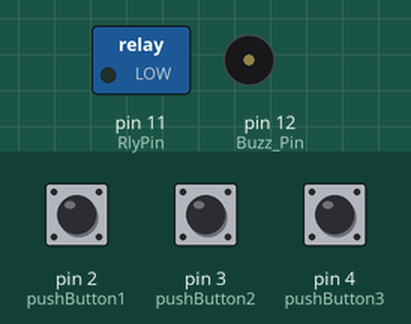
This sketch was run on a simulated Arduino Leonardo, built with avr-gcc and run on an emulated ATmega32U4. On the bench: switched loads named in the sketch (green lamp = pin HIGH), buzzer (waves = sounding, pin HIGH). The test bench sets the inputs (shaded band); at power-on: pin 2 (pushButton1) HIGH, pin 3 (pushButton2) HIGH, pin 4 (pushButton3) HIGH. The local clock reads 2024-03-15 10:24:30 at power-on unless the sketch sets it; what the sketch prints to the serial monitor is not drawn.

Above: at 1.8 s.
1.9 s: pin 2 (pushButton1) pulled LOW for 3.2 s
At 2.8 s:
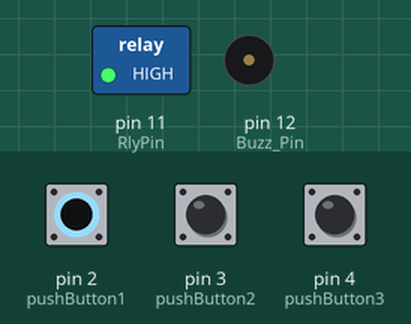
7.5 s: pin 3 (pushButton2) pulled LOW for 0.6 s
9.6 s: pin 4 (pushButton3) pulled LOW for 3.2 s
At 13.9 s:
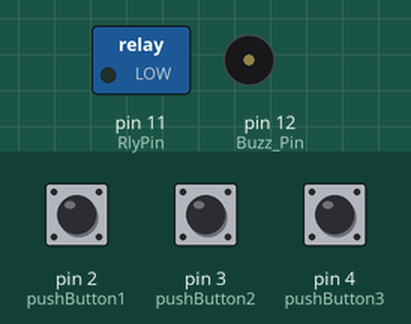
14.3 s: pin 2 (pushButton1) driven LOW and pin 3 (pushButton2) driven LOW
16.6 s: pin 3 (pushButton2) driven HIGH
At 17.4 s:
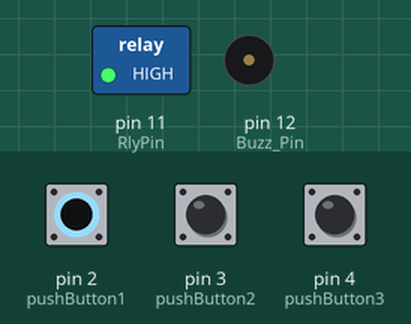
19.6 s: pin 4 (pushButton3) pulled LOW for 0.6 s
At 20.4 s:
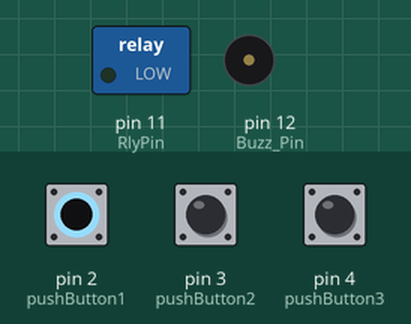
Timing chart, 0 to 22.6 s (numbered marks = the images above; inputs shaded):
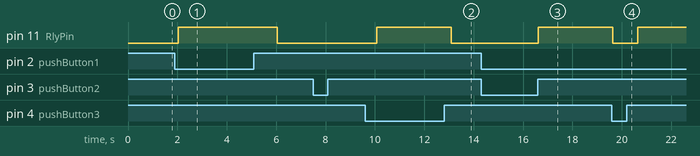

The sketch:

Smart_Timer_For_Liquid_Electronic_Mosquito_Repellents.ino
```cpp
//Smart Timer For Liquid Electronic Mosquito Repellents

// Date and time functions using a DS1307 RTC connected via I2C and Wire lib
#include <Wire.h>
#include "RTClib.h"
RTC_DS1307 RTC;
const int RlyPin =  11;      // the number of the RELAY pin
const int Buzz_Pin =  12;      // the number of the buzzer
//int RelayState = 0;

int pushButton1 = 2;
int pushButton2 = 3;
int pushButton3 = 4;
//int even = now.hour();

RTC_DS1307 rtc;
char daysOfTheWeek[7][12] = {"Sunday", "Monday", "Tuesday", "Wednesday", "Thursday", "Friday", "Saturday"};

void setup () {
  pinMode(RlyPin, OUTPUT);// initialize the RELAY pin as an output:
  pinMode(Buzz_Pin, OUTPUT);// initialize the  buzzer as an output:

  pinMode(pushButton1, INPUT);
  pinMode(pushButton2, INPUT);
  pinMode(pushButton3, INPUT);

  while (!Serial); // for Leonardo/Micro/Zero
  Serial.begin(9600);
  if (! rtc.begin()) {
    Serial.println("Couldn't find RTC");
    while (1);
  }
  if (! rtc.isrunning()) {
    Serial.println("RTC is NOT running!");
    // following line sets the RTC to the date & time this sketch was compiled
    rtc.adjust(DateTime(F(__DATE__), F(__TIME__)));
    // This line sets the RTC with an explicit date & time, for example to set
    // july 21, 2021 at 10:00 am )
    //rtc.adjust(DateTime(2021, 7, 21, 10, 0, 0));
  }
}

void loop () {
  DateTime now = rtc.now();

  int buttonState1 = digitalRead(pushButton1); // print out the state of the button:
  int buttonState2 = digitalRead(pushButton2); // print out the state of the button:
  int buttonState3 = digitalRead(pushButton3); // print out the state of the button:


  if (buttonState1 == LOW  && buttonState2 ==  LOW && buttonState3 == LOW) {
    Serial.print("mode ONE ACTIVATED : ");
  }
  if (buttonState1 == LOW  && buttonState2 ==  LOW && buttonState3 == HIGH) {
    Serial.print("mode TWO  ACTIVATED : ");
  }
  if (buttonState1 == LOW  && buttonState2 ==  HIGH && buttonState3 == LOW) {
    Serial.print("mode THREE   ACTIVATED : ");
  }
  if (buttonState1 == LOW && buttonState2 ==  HIGH && buttonState3 == HIGH) {
    Serial.print("mode FOUR  ACTIVATED : ");
  }
  if (buttonState1 == HIGH  && buttonState2 ==  LOW && buttonState3 == LOW) {
    Serial.print("mode FIVE   ACTIVATED : ");
  }
  if (buttonState1 == HIGH  && buttonState2 ==  LOW && buttonState3 == HIGH) {
    Serial.print("mode SIX   ACTIVATED : ");
  }
  if (buttonState1 == HIGH  && buttonState2 ==  HIGH && buttonState3 == LOW) {
    Serial.print("mode SEVEN   ACTIVATED : ");
  }
                                              // / / / ///   mode 1 // 6AM -6PM OFF   ///6PM-6AM ON //// NIGHT MODE

  int even = now.hour();
  even %= 2;
  if (((( now.hour()) >= 18 ) &&  ( now.hour()) <= 23 )  && (buttonState1 == LOW  && buttonState2 ==  LOW && buttonState3 == LOW)) ////
  {
    digitalWrite(RlyPin, HIGH);
    delay(500);
    Serial.print("mode ONE  RUNNING : ");
  }
  if (((( now.hour()) >= 0 ) &&  ( now.hour()) <= 6 )  && (buttonState1 == LOW  && buttonState2 ==  LOW && buttonState3 == LOW)) //
  {

    digitalWrite(RlyPin, HIGH);
    delay(500);
    Serial.print("mode ONE  RUNNING : ");
  }

  // / / / ///   mode 2 //6AM -6PM OFF   ///6PM-23:59pM ON ////00:00 to 6am toggle for every hour//// NIGHT MODE TOGGLE

  if (((( now.hour()) >= 18 ) &&  ( now.hour()) <= 23 )  && (buttonState1 == LOW  && buttonState2 ==  LOW && buttonState3 == HIGH)) ////
  {

    digitalWrite(RlyPin, HIGH);
    delay(500);
    Serial.print("mode TWO  RUNNING : ");
  }

  if (((( now.hour()) >= 00 ) &&  ( now.hour()) <= 6 )  && (buttonState1 == LOW  && buttonState2 ==  LOW && buttonState3 == HIGH && (even == 0  ))) //
  {
    digitalWrite(RlyPin, HIGH);
    delay(500);
    Serial.print("mode TWO  RUNNING : ");
  }
  // / / / ///   mode 3 ////6AM -6PM OFF   ///6PM-23:59pM ON ////00:00 to 6am toggle for every hour//// NIGHT MODE TOGGLE with buzzer at 05:59:55 sec

  if (((( now.hour()) >= 18 ) &&  ( now.hour()) <= 23 )  && (buttonState1 == LOW  && buttonState2 ==  HIGH && buttonState3 == LOW)) //
  {
    digitalWrite(RlyPin, HIGH);
    delay(500);
    Serial.print("mode THREE  RUNNING : ");
  }


  if (((( now.hour()) >= 00 ) &&  ( now.hour()) <= 6 )  && (buttonState1 == LOW  && buttonState2 ==  HIGH && buttonState3 == LOW && (even == 0  ))) ///
  {

    digitalWrite(RlyPin, HIGH);
    delay(500);
    Serial.print("mode THREE  RUNNING : ");
  }
  if (((((( now.second()) >= 55 ) &&  ( now.second()) <= 60 ) &&  ( now.hour()) == 5 ) &&  ( now.minute()) == 59 )  && (buttonState1 == LOW  && buttonState2 ==  HIGH && buttonState3 == LOW  )) //
  {

    digitalWrite(Buzz_Pin, HIGH);
    delay(500);
    Serial.print("mode THREE  RUNNING : ");
  }
  // / / / ///   mode 4 // office mode// 10AM -18PM on   ///18PM-10AM off ////

  if (((( now.hour()) >= 10 ) &&  ( now.hour()) <= 18 )  && (buttonState1 == LOW  && buttonState2 ==  HIGH && buttonState3 == HIGH)) ///
  {

    digitalWrite(RlyPin, HIGH);
    delay(500);
    Serial.print("mode FOUR  RUNNING: ");
  }
  // / / / ///   mode 5 // office toggle mode//   / toggle  each hour between 10AM -18PM //18PM-10AM off ////

  if (((( now.hour()) >= 10 ) &&  ( now.hour ()) <= 18 )  && (buttonState1 == HIGH  && buttonState2 ==  LOW && buttonState3 == LOW && (even == 0  ))) //
  {
    digitalWrite(RlyPin, HIGH);
    delay(500);
    Serial.print("mode FIVE   RUNNING : ");
  }
  // / / / ///   mode 6 //hall mode //

  if (((( now.hour()) >= 17 ) &&  ( now.hour()) <= 22 )  && (buttonState1 == HIGH  && buttonState2 ==  LOW && buttonState3 == HIGH   )) //
  {
    digitalWrite(RlyPin, HIGH);
    delay(500);
    Serial.print("mode SIX   RUNNING : ");
  }
  // / / / ///   mode 7 //all day toggle

  if (((( now.hour()) >= 0 )  )  && (buttonState1 == HIGH  && buttonState2 ==  HIGH && buttonState3 == LOW && (even == 0  )))  ///
  {
    digitalWrite(RlyPin, HIGH);
    delay(500);
    Serial.print("mode SEVEN   RUNNING : ");
  }

  Serial.print(now.year(), DEC);
  Serial.print('/');
  Serial.print(now.month(), DEC);
  Serial.print('/');
  Serial.print(now.day(), DEC);
  Serial.print(" (");
  Serial.print(daysOfTheWeek[now.dayOfTheWeek()]);
  Serial.print(") ");
  Serial.print(now.hour(), DEC);
  Serial.print(':');
  Serial.print(now.minute(), DEC);
  Serial.print(':');
  Serial.print(now.second(), DEC);
  Serial.println();
  delay(500);

  digitalWrite(RlyPin, LOW);
  digitalWrite(Buzz_Pin, LOW);
}
```

Measured:
- after the input at 1.9 s, pin 11 (RlyPin): LOW → HIGH after 0.13 s, → LOW 4.0 s later
- after the input at 7.5 s, every drawn part: stays the same
- after the input at 9.6 s, pin 11 (RlyPin): LOW → HIGH after 0.48 s, → LOW 3.0 s later
- after the input at 14.3 s, every drawn part: stays the same
- after the input at 16.6 s, pin 11 (RlyPin): LOW → HIGH at once
- after the input at 19.6 s, pin 11 (RlyPin): HIGH → LOW at once, → HIGH 1.0 s later
